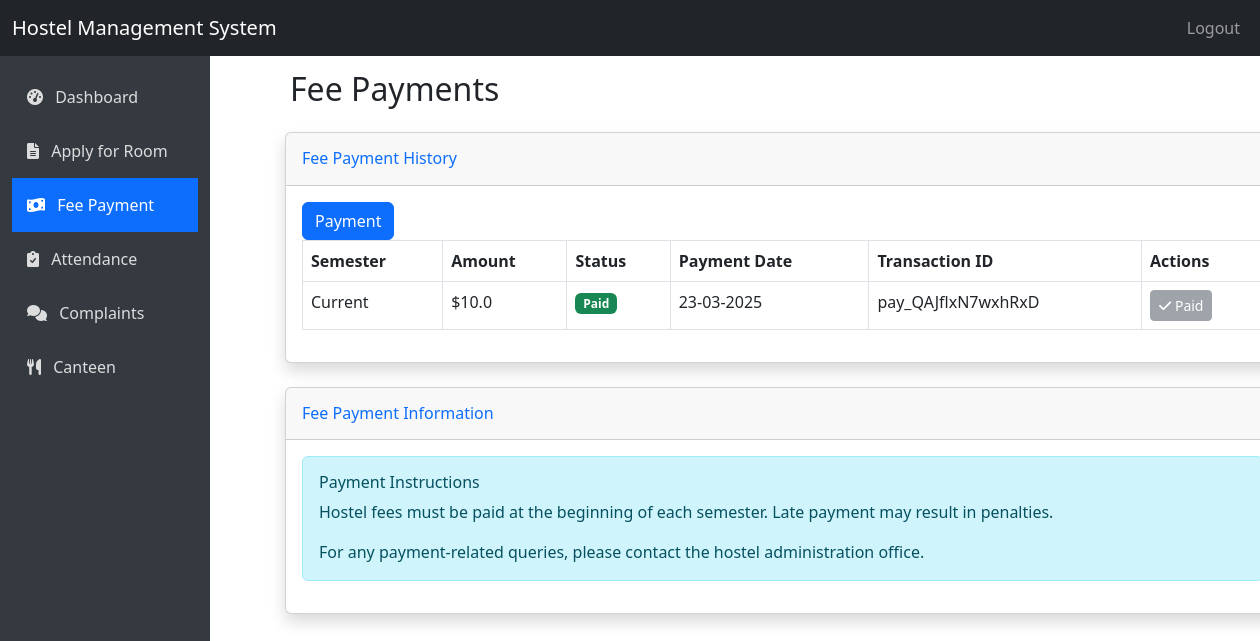
/student/fees (signed in), run on the app's committed database.
### hostel1.0/app.py (models this page shows)
class Fee(db.Model):
    id = db.Column(db.Integer, primary_key=True)
    student_id = db.Column(db.Integer, db.ForeignKey('student.id'), nullable=False)
    amount = db.Column(db.Float, nullable=False)
    fee_type = db.Column(db.String(50), nullable=False)
    payment_date = db.Column(db.DateTime, default=datetime.utcnow)
    due_date = db.Column(db.DateTime, nullable=True)  # Add this field
    semester = db.Column(db.String(20), nullable=False)
    status = db.Column(db.String(20), default='unpaid')  # unpaid, paid
    transaction_id = db.Column(db.String(50), nullable=True)
    student = db.relationship('Student', backref='fees')
    created_at = db.Column(db.DateTime, default=datetime.utcnow)

### hostel1.0/app.py (the view)
@app.route('/student/fees')
def student_fees():
    if 'user_id' not in session or session['role'] != 'student':
        return redirect(url_for('login'))
    student = Student.query.filter_by(user_id=session['user_id']).first()
    if not student:
        flash('Student profile not found', 'danger')
        return redirect(url_for('dashboard'))
    fees = Fee.query.filter_by(student_id=student.id)
    if hasattr(Fee, 'due_date'):
        fees = fees.order_by(Fee.due_date.desc())
    else:
        fees = fees.order_by(Fee.created_at.desc())
    fees = fees.all()
    total_fees = sum(fee.amount for fee in fees)
    paid_fees = sum(fee.amount for fee in fees if fee.status == 'paid')
    pending_fees = sum(fee.amount for fee in fees if fee.status == 'unpaid')
    return render_template('student/fees.html',
                          fees=fees,
                          total_fees=total_fees,
                          paid_fees=paid_fees,
                          pending_fees=pending_fees)

### hostel1.0/templates/student/fees.html (shortened to what this page needs)
{% extends "layout.html" %}
{% block content %}
<h2 class="mb-4">Fee Payments</h2>
<div class="card shadow mb-4">
    <div class="card-header py-3">
        <h6 class="m-0 font-weight-bold text-primary">Fee Payment History</h6>
    </div>
    <div class="card-body">
        <a href="{{ url_for('payment') }}" class="btn btn-primary">Payment</a>
        {% if fees %}
            <div class="table-responsive">
                <table class="table table-bordered" id="feesTable" width="100%" cellspacing="0">
                    <thead>
                        <tr>
                            <th>Semester</th>
                            <th>Amount</th>
                            <th>Status</th>
                            <th>Payment Date</th>
                            <th>Transaction ID</th>
                            <th>Actions</th>
                        </tr>
                    </thead>
                    <tbody>
                        {% for fee in fees %}
                        <tr>
                            <td>{{ fee.semester }}</td>
                            <td>${{ fee.amount }}</td>
                            <td>
                                {% if fee.status == 'paid' %}
                                    <span class="badge bg-success">Paid</span>
                                {% else %}
                                    <span class="badge bg-danger">Unpaid</span>
                                {% endif %}
                            </td>
                            <td>
                                {% if fee.status == 'paid' %}
                                    {{ fee.payment_date.strftime('%d-%m-%Y') }}
                                {% else %}
                                    -
                                {% endif %}
                            </td>
                            <td>{{ fee.transaction_id or '-' }}</td>
                            <td>
                                {% if fee.status == 'unpaid' %}
                                    <a href="{{ url_for('pay_fee', fee_id=fee.id) }}" class="btn btn-sm btn-primary">
                                        <i class="fas fa-credit-card"></i> Pay Now
                                    </a>
                                {% else %}
                                    <button class="btn btn-sm btn-secondary" disabled>
                                        <i class="fas fa-check"></i> Paid
                                    </button>
                                {% endif %}
                            </td>
                        </tr>
                        {% endfor %}
                    </tbody>
                </table>
            </div>
        {% else %}
            <div class="alert alert-info">No fee records found.</div>
        {% endif %}
    </div>
</div>
<div class="card shadow mb-4">
    <div class="card-header py-3">
        <h6 class="m-0 font-weight-bold text-primary">Fee Payment Information</h6>
    </div>
    <div class="card-body">
        <div class="alert alert-info">
            <h6 class="alert-heading">Payment Instructions</h6>
            <p>Hostel fees must be paid at the beginning of each semester. Late payment may result in penalties.</p>
            <p class="mb-0">For any payment-related queries, please contact the hostel administration office.</p>
        </div>
    </div>
</div>
{% endblock %}

### hostel1.0/templates/student/fees.html (style rules this page uses)
.card { margin-left: 15px; }
h2.mb-4 { padding-left: 20px; }

### data on the page
Fee: semester "Current", amount "10.0", status "Paid", payment_date "23-03-2025", transaction "pay_QAJflxN7wxhRxD"
